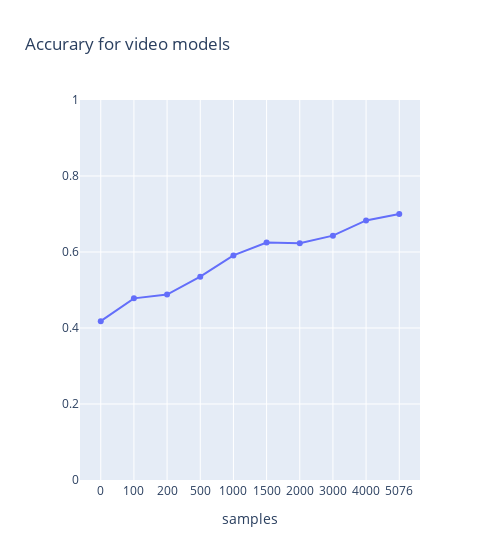

Notebook cell for this chart:
### Code cell
import plotly.graph_objects as go

fig = go.Figure()

fig.add_trace(go.Scatter(x=numOfSamples, y=video_translated,
                    mode='lines+markers',
                    name='MMT'))
fig.add_trace(go.Scatter(x=numOfSamples, y=list(video_untranslated.values()),
                    mode='lines+markers',
                    name='MMP'))

fig.update_layout(
    title="Accurary for video models",
    xaxis = dict(
      title = 'samples',
      type='category',
      showgrid = True,
      zeroline = True,
      showline = True,
      showticklabels = True,
      gridwidth = 1
   ),
   yaxis_range=[0,1],
   width=500
   )

fig.show()

### Figure 1 — Plotly figure (JSON) as saved in the notebook; plotly's stock layout.template omitted (floating-point values rounded to 4 significant figures)
{"data": [{"mode": "lines+markers", "name": "MMT", "type": "scatter", "x": ["0", "100", "200", "500", "1000", "1500", "2000", "3000", "4000", "5076"], "y": [0.418, 0.478, 0.488, 0.535, 0.591, 0.625, 0.623, 0.643, 0.683, 0.7]}], "layout": {"title": {"text": "Accurary for video models"}, "width": 500, "xaxis": {"gridwidth": 1, "showgrid": true, "showline": true, "showticklabels": true, "title": {"text": "samples"}, "type": "category", "zeroline": true}, "yaxis": {"range": [0, 1]}}}
